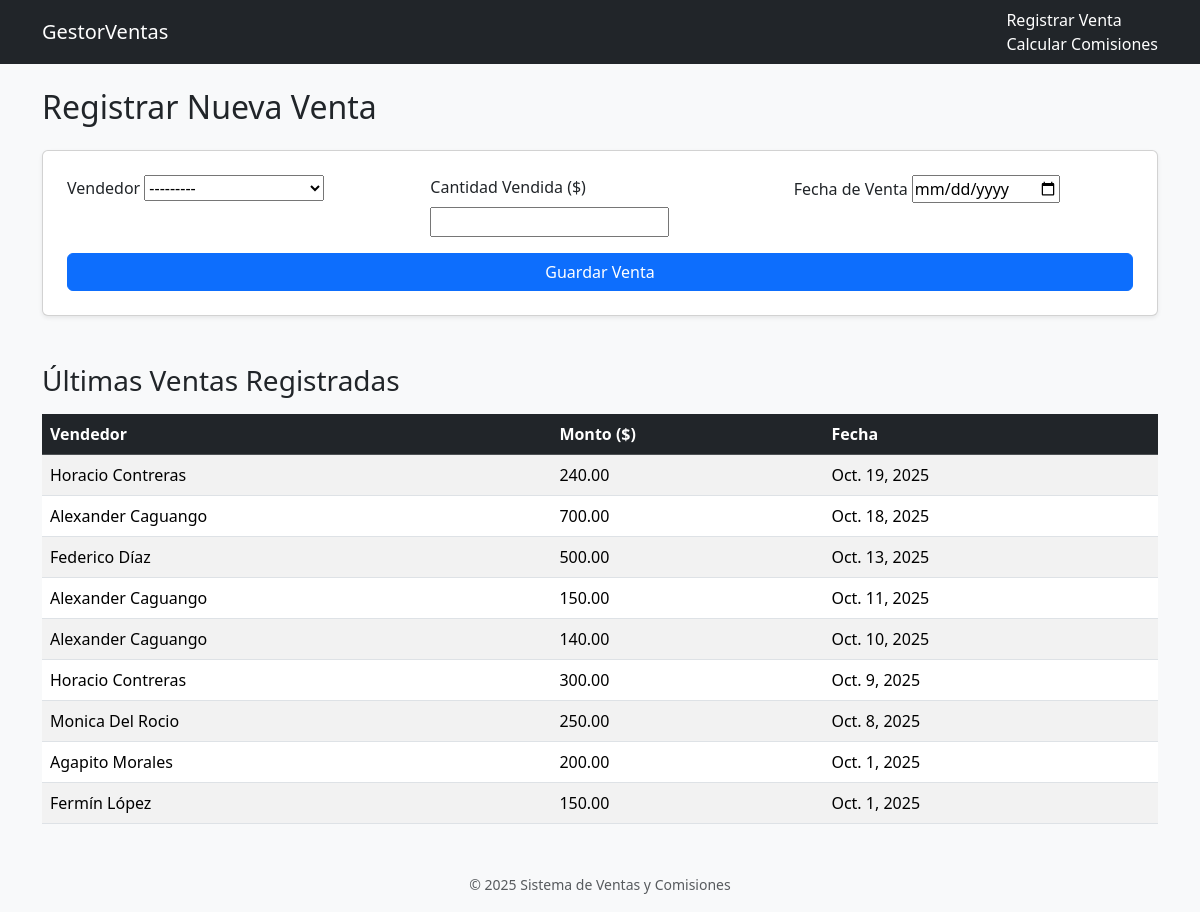
The app's page /registrar_venta/ with its own data.
### gestorventas/models.py (models this page shows, shortened)
class VendedorModel(models.Model):
    vendedorId = models.AutoField(primary_key=True)
    nombreVendedor = models.CharField(max_length=100, null=False, blank=False, verbose_name='Nombre del Vendedor')
    apellidoVendedor = models.CharField(max_length=100, null=False, blank=False, verbose_name='Apellido del Vendedor')
    def __str__(self):
        return f"{self.nombreVendedor} {self.apellidoVendedor}"

class VentasModel(models.Model):
    ventaId = models.AutoField(primary_key=True)
    fechaVenta = models.DateField(null=False, auto_now=False, auto_now_add=False, verbose_name='Fecha de la Venta')
    cantidadVenta = models.DecimalField(max_digits=10, decimal_places=2, verbose_name='Cantidad Vendida en Dolares')
    vendedorId = models.ForeignKey(VendedorModel, on_delete=models.CASCADE)

### gestorventas/views.py (the view, shortened to what this page needs)
# urls.py: path('registrar_venta/', views.RegistrarVentaView.as_view(), name='registrar_venta'),
class RegistrarVentaView(FormView):
    template_name = 'gestorventas/registrar_venta.html'
    form_class = VentaForm
    success_url = reverse_lazy('ventas_exito')
    def get_context_data(self, **kwargs):
        context = super().get_context_data(**kwargs)
        vendedores, datos_ventas = VentasService.cargar_vendedores_y_ventas()
        context.update({
            'vendedores': vendedores,
            'ventas': datos_ventas,
            'mensaje': kwargs.get('mensaje', ''),
        })
        return context

### gestorventas/forms.py
class VentaForm(forms.ModelForm):
    class Meta:
        model = VentasModel
        fields = ['vendedorId', 'cantidadVenta', 'fechaVenta']
        widgets = {
            'fechaVenta': forms.DateInput(attrs={'type': 'date'}),
        }
        labels = {
            'vendedorId': 'Vendedor',
            'cantidadVenta': 'Cantidad Vendida',
            'fechaVenta': 'Fecha de Venta',
        }

### gestorventas/services.py (called while the page is built)
    @staticmethod
    def cargar_vendedores_y_ventas(limit=100):
        vendedores = VendedorModel.objects.all()
        ventas = VentasModel.objects.select_related('vendedorId').order_by('-fechaVenta')[:limit]
        datos_ventas = []
        for venta in ventas:
            datos_ventas.append({
                'vendedor_nombre': f"{venta.vendedorId.nombreVendedor} {venta.vendedorId.apellidoVendedor}",
                'cantidadVenta': venta.cantidadVenta,
                'fechaVenta': venta.fechaVenta,
            })
        return vendedores, datos_ventas

### gestorventas/templates/gestorventas/registrar_venta.html (shortened to what this page needs)
{% extends 'gestorventas/base.html' %}
{% block content %}
<h2 class="mb-4">Registrar Nueva Venta</h2>
<form method="POST" class="card p-4 shadow-sm mb-5">
    <div class="row mb-3">
        <div class="col-md-4">
            <label class="form-label">Vendedor</label>
            {{ form.vendedorId }}
        </div>
        <div class="col-md-4">
            <label class="form-label">Cantidad Vendida ($)</label>
            {{ form.cantidadVenta }}
        </div>
        <div class="col-md-4">
            <label class="form-label">Fecha de Venta</label>
            {{ form.fechaVenta }}
        </div>
    </div>
    <button type="submit" class="btn btn-primary">Guardar Venta</button>
</form>
<h3 class="mb-3">Últimas Ventas Registradas</h3>
<table class="table table-striped table-hover">
    <thead class="table-dark">
        <tr>
            <th>Vendedor</th>
            <th>Monto ($)</th>
            <th>Fecha</th>
        </tr>
    </thead>
    <tbody>
        {% for v in ventas %}
        <tr>
            <td>{{ v.vendedor_nombre }}</td>
            <td>{{ v.cantidadVenta }}</td>
            <td>{{ v.fechaVenta }}</td>
        </tr>
        {% empty %}
        <tr><td colspan="3" class="text-center">No hay ventas registradas aún.</td></tr>
        {% endfor %}
    </tbody>
</table>
{% endblock %}

### gestorventas/templates/gestorventas/base.html (shortened to what this page needs)
{% load static %}
<!DOCTYPE html>
<html lang="es">
<head>
    <link href="https://cdn.jsdelivr.net/npm/bootstrap@5.3.3/dist/css/bootstrap.min.css" rel="stylesheet">
</head>
<body class="bg-light">
<nav class="navbar navbar-expand-lg navbar-dark bg-dark mb-4">
    <div class="container">
        <a class="navbar-brand" href="{% url 'index' %}">GestorVentas</a>
        <div>
            <a class="nav-link text-white" href="{% url 'registrar_venta' %}">Registrar Venta</a>
            <a class="nav-link text-white" href="{% url 'calcular_comisiones' %}">Calcular Comisiones</a>
        </div>
    </div>
</nav>
<div class="container">
    {% block content %}{% endblock %}
</div>
<footer class="text-center text-muted mt-5 mb-3">
    <small>© 2025 Sistema de Ventas y Comisiones</small>
</footer>
</body>
</html>

### records on screen
VendedorModel: vendedorId "---------"
VentasModel: cantidadVenta "240.00", fechaVenta "Oct. 19, 2025"
VentasModel: cantidadVenta "700.00", fechaVenta "Oct. 18, 2025"
VentasModel: cantidadVenta "500.00", fechaVenta "Oct. 13, 2025"
VentasModel: cantidadVenta "150.00", fechaVenta "Oct. 11, 2025"
VentasModel: cantidadVenta "140.00", fechaVenta "Oct. 10, 2025"
VentasModel: cantidadVenta "300.00", fechaVenta "Oct. 9, 2025"
VentasModel: cantidadVenta "250.00", fechaVenta "Oct. 8, 2025"
VentasModel: cantidadVenta "200.00", fechaVenta "Oct. 1, 2025"
VentasModel: cantidadVenta "150.00", fechaVenta "Oct. 1, 2025"

### other values on screen
{{ v.vendedor_nombre }} "Horacio Contreras" "Alexander Caguango" "Federico Díaz" "Alexander Caguango" "Alexander Caguango" "Horacio Contreras" "Monica Del Rocio" "Agapito Morales" "Fermín López"
